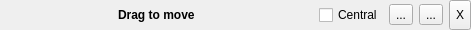
<?xml version="1.0" encoding="UTF-8"?>
<ui version="4.0">
 <class>Titlebar</class>
 <widget class="QWidget" name="Titlebar">
  <property name="geometry">
   <rect>
    <x>0</x>
    <y>0</y>
    <width>471</width>
    <height>30</height>
   </rect>
  </property>
  <property name="minimumSize">
   <size>
    <width>0</width>
    <height>30</height>
   </size>
  </property>
  <property name="windowTitle">
   <string>Form</string>
  </property>
  <layout class="QHBoxLayout" name="horizontalLayout">
   <property name="leftMargin">
    <number>0</number>
   </property>
   <property name="topMargin">
    <number>0</number>
   </property>
   <property name="rightMargin">
    <number>0</number>
   </property>
   <property name="bottomMargin">
    <number>0</number>
   </property>
   <item>
    <spacer name="horizontalSpacer">
     <property name="orientation">
      <enum>Qt::Horizontal</enum>
     </property>
     <property name="sizeHint" stdset="0">
      <size>
       <width>40</width>
       <height>0</height>
      </size>
     </property>
    </spacer>
   </item>
   <item>
    <widget class="QLabel" name="myLabel">
     <property name="sizePolicy">
      <sizepolicy hsizetype="Preferred" vsizetype="Minimum">
       <horstretch>0</horstretch>
       <verstretch>0</verstretch>
      </sizepolicy>
     </property>
     <property name="accessibleName">
      <string>dragLabel</string>
     </property>
     <property name="text">
      <string>&lt;html&gt;&lt;head/&gt;&lt;body&gt;&lt;p&gt;&lt;span style=&quot; font-weight:600;&quot;&gt;Drag to move&lt;/span&gt;&lt;/p&gt;&lt;/body&gt;&lt;/html&gt;</string>
     </property>
     <property name="textInteractionFlags">
      <set>Qt::NoTextInteraction</set>
     </property>
    </widget>
   </item>
   <item>
    <spacer name="horizontalSpacer_2">
     <property name="orientation">
      <enum>Qt::Horizontal</enum>
     </property>
     <property name="sizeHint" stdset="0">
      <size>
       <width>40</width>
       <height>0</height>
      </size>
     </property>
    </spacer>
   </item>
   <item>
    <widget class="QCheckBox" name="m_pMain">
     <property name="text">
      <string>Central</string>
     </property>
    </widget>
   </item>
   <item>
    <widget class="QToolButton" name="m_pFg">
     <property name="text">
      <string>...</string>
     </property>
     <property name="icon">
      <iconset theme="color-picker"/>
     </property>
    </widget>
   </item>
   <item>
    <widget class="QToolButton" name="m_pBg">
     <property name="text">
      <string>...</string>
     </property>
     <property name="icon">
      <iconset theme="color-fill"/>
     </property>
    </widget>
   </item>
   <item>
    <widget class="QToolButton" name="toolButton">
     <property name="sizePolicy">
      <sizepolicy hsizetype="Fixed" vsizetype="Ignored">
       <horstretch>0</horstretch>
       <verstretch>0</verstretch>
      </sizepolicy>
     </property>
     <property name="text">
      <string>X</string>
     </property>
    </widget>
   </item>
  </layout>
 </widget>
 <resources/>
 <connections>
  <connection>
   <sender>m_pMain</sender>
   <signal>toggled(bool)</signal>
   <receiver>Titlebar</receiver>
   <slot>slotMain(bool)</slot>
   <hints>
    <hint type="sourcelabel">
     <x>303</x>
     <y>16</y>
    </hint>
    <hint type="destinationlabel">
     <x>285</x>
     <y>29</y>
    </hint>
   </hints>
  </connection>
  <connection>
   <sender>m_pFg</sender>
   <signal>clicked()</signal>
   <receiver>Titlebar</receiver>
   <slot>slotFg()</slot>
   <hints>
    <hint type="sourcelabel">
     <x>363</x>
     <y>24</y>
    </hint>
    <hint type="destinationlabel">
     <x>362</x>
     <y>34</y>
    </hint>
   </hints>
  </connection>
  <connection>
   <sender>m_pBg</sender>
   <signal>clicked()</signal>
   <receiver>Titlebar</receiver>
   <slot>slotBg()</slot>
   <hints>
    <hint type="sourcelabel">
     <x>420</x>
     <y>18</y>
    </hint>
    <hint type="destinationlabel">
     <x>419</x>
     <y>31</y>
    </hint>
   </hints>
  </connection>
 </connections>
 <slots>
  <slot>slotMain(bool)</slot>
  <slot>slotBg()</slot>
  <slot>slotFg()</slot>
 </slots>
</ui>
